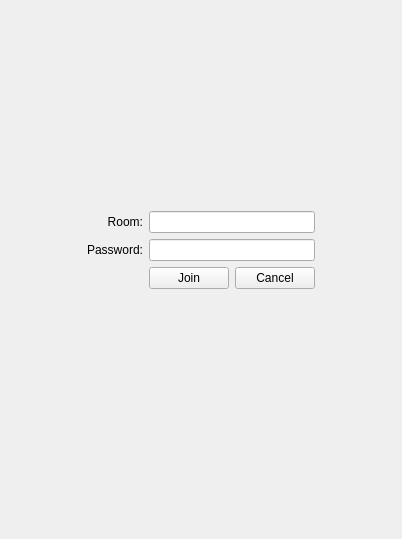
<?xml version="1.0" encoding="UTF-8"?>
<ui version="4.0">
 <class>ChatPage</class>
 <widget class="QWidget" name="ChatPage">
  <property name="geometry">
   <rect>
    <x>0</x>
    <y>0</y>
    <width>402</width>
    <height>539</height>
   </rect>
  </property>
  <layout class="QGridLayout" name="gridLayout">
   <property name="margin">
    <number>0</number>
   </property>
   <item row="0" column="0">
    <widget class="QStackedWidget" name="stack">
     <property name="currentIndex">
      <number>0</number>
     </property>
     <widget class="QWidget" name="page">
      <layout class="QGridLayout" name="gridLayout_2">
       <item row="0" column="2">
        <spacer name="verticalSpacer">
         <property name="orientation">
          <enum>Qt::Vertical</enum>
         </property>
         <property name="sizeHint" stdset="0">
          <size>
           <width>20</width>
           <height>194</height>
          </size>
         </property>
        </spacer>
       </item>
       <item row="1" column="0" rowspan="2">
        <spacer name="horizontalSpacer">
         <property name="orientation">
          <enum>Qt::Horizontal</enum>
         </property>
         <property name="sizeHint" stdset="0">
          <size>
           <width>77</width>
           <height>20</height>
          </size>
         </property>
        </spacer>
       </item>
       <item row="1" column="1">
        <widget class="QLabel" name="label">
         <property name="text">
          <string>Room:</string>
         </property>
         <property name="alignment">
          <set>Qt::AlignRight|Qt::AlignTrailing|Qt::AlignVCenter</set>
         </property>
        </widget>
       </item>
       <item row="1" column="2" colspan="2">
        <widget class="QLineEdit" name="lineRoom"/>
       </item>
       <item row="2" column="1">
        <widget class="QLabel" name="label_2">
         <property name="text">
          <string>Password:</string>
         </property>
         <property name="alignment">
          <set>Qt::AlignRight|Qt::AlignTrailing|Qt::AlignVCenter</set>
         </property>
        </widget>
       </item>
       <item row="2" column="2" colspan="2">
        <widget class="QLineEdit" name="linePassword">
         <property name="echoMode">
          <enum>QLineEdit::Password</enum>
         </property>
        </widget>
       </item>
       <item row="2" column="4">
        <spacer name="horizontalSpacer_2">
         <property name="orientation">
          <enum>Qt::Horizontal</enum>
         </property>
         <property name="sizeHint" stdset="0">
          <size>
           <width>77</width>
           <height>20</height>
          </size>
         </property>
        </spacer>
       </item>
       <item row="3" column="2">
        <widget class="QPushButton" name="pushJoin">
         <property name="text">
          <string>Join</string>
         </property>
        </widget>
       </item>
       <item row="3" column="3">
        <widget class="QPushButton" name="pushCancel">
         <property name="text">
          <string>Cancel</string>
         </property>
        </widget>
       </item>
       <item row="4" column="2" colspan="2">
        <widget class="QLabel" name="labelStatus"/>
       </item>
       <item row="5" column="2" colspan="2">
        <widget class="ClickableLabel" name="labelUnreadMessages">
         <property name="font">
          <font>
           <weight>75</weight>
           <bold>true</bold>
          </font>
         </property>
        </widget>
       </item>
       <item row="6" column="2">
        <spacer name="verticalSpacer_2">
         <property name="orientation">
          <enum>Qt::Vertical</enum>
         </property>
         <property name="sizeHint" stdset="0">
          <size>
           <width>20</width>
           <height>193</height>
          </size>
         </property>
        </spacer>
       </item>
      </layout>
     </widget>
     <widget class="QWidget" name="page_2">
      <layout class="QGridLayout" name="gridLayout_3">
       <item row="0" column="0">
        <widget class="QLineEdit" name="lineSubject">
         <property name="focusPolicy">
          <enum>Qt::NoFocus</enum>
         </property>
         <property name="readOnly">
          <bool>true</bool>
         </property>
         <property name="placeholderText">
          <string>Subject</string>
         </property>
        </widget>
       </item>
       <item row="1" column="0">
        <widget class="QTabWidget" name="tabsChats">
         <property name="tabPosition">
          <enum>QTabWidget::South</enum>
         </property>
         <property name="elideMode">
          <enum>Qt::ElideRight</enum>
         </property>
         <property name="tabsClosable">
          <bool>true</bool>
         </property>
         <property name="movable">
          <bool>false</bool>
         </property>
        </widget>
       </item>
       <item row="2" column="0">
        <widget class="QPlainTextEdit" name="plainMessage">
         <property name="minimumSize">
          <size>
           <width>0</width>
           <height>100</height>
          </size>
         </property>
         <property name="maximumSize">
          <size>
           <width>16777215</width>
           <height>100</height>
          </size>
         </property>
        </widget>
       </item>
      </layout>
     </widget>
    </widget>
   </item>
  </layout>
 </widget>
 <customwidgets>
  <customwidget>
   <class>ClickableLabel</class>
   <extends>QLabel</extends>
   <header>clickablelabel.h</header>
   <slots>
    <signal>clicked()</signal>
   </slots>
  </customwidget>
 </customwidgets>
 <tabstops>
  <tabstop>lineRoom</tabstop>
  <tabstop>linePassword</tabstop>
  <tabstop>pushJoin</tabstop>
  <tabstop>pushCancel</tabstop>
  <tabstop>tabsChats</tabstop>
  <tabstop>plainMessage</tabstop>
 </tabstops>
 <resources/>
 <connections>
  <connection>
   <sender>pushJoin</sender>
   <signal>clicked()</signal>
   <receiver>ChatPage</receiver>
   <slot>slotJoin()</slot>
   <hints>
    <hint type="sourcelabel">
     <x>201</x>
     <y>282</y>
    </hint>
    <hint type="destinationlabel">
     <x>455</x>
     <y>341</y>
    </hint>
   </hints>
  </connection>
  <connection>
   <sender>pushCancel</sender>
   <signal>clicked()</signal>
   <receiver>ChatPage</receiver>
   <slot>slotCancel()</slot>
   <hints>
    <hint type="sourcelabel">
     <x>272</x>
     <y>275</y>
    </hint>
    <hint type="destinationlabel">
     <x>421</x>
     <y>391</y>
    </hint>
   </hints>
  </connection>
  <connection>
   <sender>lineRoom</sender>
   <signal>returnPressed()</signal>
   <receiver>ChatPage</receiver>
   <slot>slotJoin()</slot>
   <hints>
    <hint type="sourcelabel">
     <x>227</x>
     <y>227</y>
    </hint>
    <hint type="destinationlabel">
     <x>412</x>
     <y>308</y>
    </hint>
   </hints>
  </connection>
  <connection>
   <sender>linePassword</sender>
   <signal>returnPressed()</signal>
   <receiver>ChatPage</receiver>
   <slot>slotJoin()</slot>
   <hints>
    <hint type="sourcelabel">
     <x>298</x>
     <y>249</y>
    </hint>
    <hint type="destinationlabel">
     <x>440</x>
     <y>281</y>
    </hint>
   </hints>
  </connection>
  <connection>
   <sender>labelUnreadMessages</sender>
   <signal>clicked()</signal>
   <receiver>ChatPage</receiver>
   <slot>slotUnreadMessagesClicked()</slot>
   <hints>
    <hint type="sourcelabel">
     <x>182</x>
     <y>321</y>
    </hint>
    <hint type="destinationlabel">
     <x>450</x>
     <y>412</y>
    </hint>
   </hints>
  </connection>
  <connection>
   <sender>tabsChats</sender>
   <signal>tabCloseRequested(int)</signal>
   <receiver>ChatPage</receiver>
   <slot>slotTabCloseRequested(int)</slot>
   <hints>
    <hint type="sourcelabel">
     <x>385</x>
     <y>258</y>
    </hint>
    <hint type="destinationlabel">
     <x>440</x>
     <y>258</y>
    </hint>
   </hints>
  </connection>
  <connection>
   <sender>tabsChats</sender>
   <signal>currentChanged(int)</signal>
   <receiver>ChatPage</receiver>
   <slot>slotCurrentTabChanged(int)</slot>
   <hints>
    <hint type="sourcelabel">
     <x>374</x>
     <y>399</y>
    </hint>
    <hint type="destinationlabel">
     <x>439</x>
     <y>399</y>
    </hint>
   </hints>
  </connection>
 </connections>
 <slots>
  <slot>slotJoin()</slot>
  <slot>slotCancel()</slot>
  <slot>slotAnchorClicked(QUrl)</slot>
  <slot>slotUnreadMessagesClicked()</slot>
  <slot>slotTabCloseRequested(int)</slot>
  <slot>slotCurrentTabChanged(int)</slot>
 </slots>
</ui>
